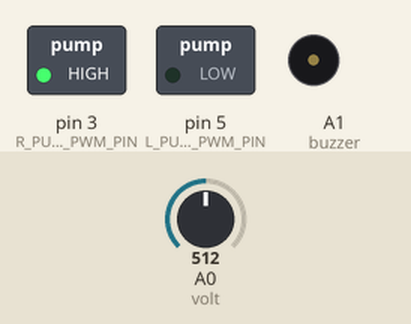
Recording of a sketch running on a simulated Arduino Uno, built with avr-gcc and run on an emulated ATmega328P. On the bench: switched loads named in the sketch (green lamp = pin HIGH), buzzer (waves = sounding, pin HIGH). The inputs (shaded band) are chosen by the test bench; at power-on: A0 (volt) = 512. No radio packets arrive unless stated; pins used as bus, display or sensor lines are not drawn.

Above: at 1.2 s.
1.3 s: A0 (volt) set to 485
At 2.5 s:
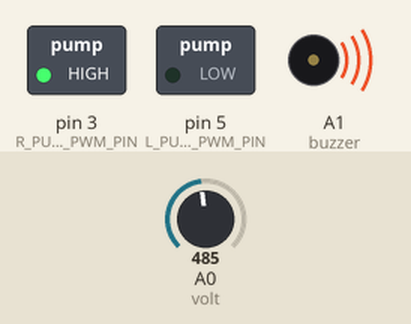
2.8 s: A0 (volt) set to 510
At 3.6 s:
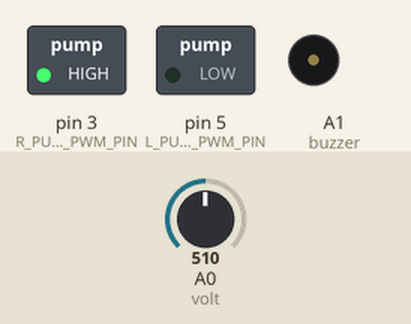
4.3 s: A0 (volt) set to 490
At 4.8 s:
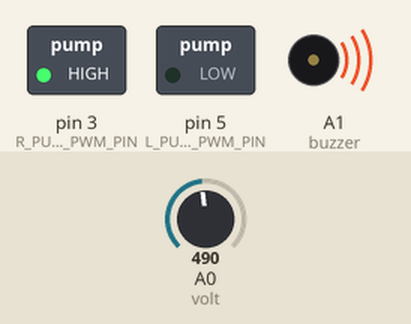
Timing chart, 0 to 7.3 s (numbered marks = the images above; inputs shaded):
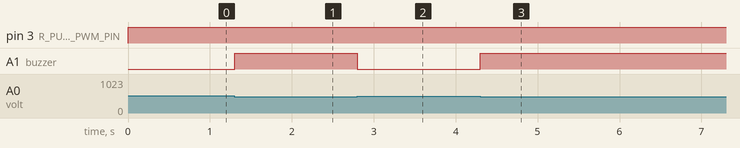

Measured:
- the behaviour switches between 501 and 500 on A0 (volt) (found by bisection; images 0 and 1)
- after the input at 1.3 s, A1 (buzzer): LOW → HIGH at once
- after the input at 2.8 s, A1 (buzzer): HIGH → LOW at once
- after the input at 4.3 s, A1 (buzzer): LOW → HIGH at once

The sketch:

waterCleaningBot.ino
```cpp
// RC Water Cleaning robot


/*
 *  Connection:
 *  PPM
 *  Channel 1-6 : Pins 8-13
*/


// output pins
#define bucket_dc_D1 2
#define bucket_dc_D2 7
#define bucket_dc_pwm 6
#define R_PUMP_POWER_PIN 1
#define R_PUMP_PWM_PIN 3
#define L_PUMP_POWER_PIN 4
#define L_PUMP_PWM_PIN 5

#define volt A0
#define buzzer A1
#define MIN_VOLT 500 // yet to be tested

#define protocol_pin 0 // if High, then PPM is used, else the nRf is used


/***********************************************************************************************************/
/******************************************     PPM Configuration ******************************************/
#define channels_used 3
#define BUCKET_CHANNEL 0
#define PUMP_CHANNEL_X 1
#define PUMP_CHANNEL_Y 2
/***********************************************************************************************************/
/***********************************************************************************************************/


/***********************************************************************************************************/
/******************************************     nRF Configuration ******************************************/
#include <SPI.h>
#include <nRF24L01.h>
#include <RF24.h>

#define CE 8
#define CSN 9
RF24 radio(CE, CSN);
const byte address[6] = "00100";

// Max size of this struct is 32 bytes - NRF24L01 buffer limit
struct data_pack {
  uint16_t j1PotX;
  uint16_t j1PotY;
  uint16_t j2PotX;
  uint16_t j2PotY;
  uint16_t pot1;
  uint16_t pot2;
  byte tSwitch1;
  byte tSwitch2;
  byte button1;
  byte button2;
  byte button3;
  byte button4;
  byte j1Button;
  byte j2Button;
};

data_pack data;
/***********************************************************************************************************/
/***********************************************************************************************************/


uint16_t pump_pwm_R, pump_pwm_L;


/*** PPM receiver pins ***/
const byte PPM_pins[] = {8, 9, 10, 11, 12, 13};
volatile uint16_t channels_pack[channels_used];
int16_t pwm_signal;


void setup() {

  // choosing the communication protocol
  if (digitalRead(protocol_pin)) {
    // If the signal is High, then PPM is used
    configure_PPM();
  }
  else {
    configure_nRF();
  }

  DDRD = 0b11111111;  // Set pins 0-7 to OUTPUT
  PORTD = 0b00000000; // Set pins 0-7 to LOW

  pinMode(buzzer, OUTPUT);
  digitalWrite(buzzer, LOW);
  pinMode(volt, INPUT);
}

void loop() {
  if (protocol_pin == LOW) {  // nRf is used
    get_nRF_data();
  }
  control_pump();
  move_bucket();
  check_volt();
}

void configure_PPM(){
  DDRB = 0b000000;   // set all port B pins to input
  PCICR = 0b000001;  // enable pin change interrupt 0
  PCMSK0 = 0b001111; // mask pins to trigger interrupt
  sei();             // enable interrupt globally
}


// Interrupt service routine
ISR(PCINT0_vect) {
  /*** code that runs when pin change interrupt 0 is triggered ***/
  // update the corresponding element in channels array with the time (1000 - 2000 microsecond)
  static long old_value[channels_used];
  static uint16_t previous_state;
  for (int i = 0; i < channels_used; i++) {
    if (!bitRead(previous_state, i) && bitRead(PINB, i)) // resembling rising edge
    {
      old_value[i] = micros();
    }
    if (bitRead(previous_state, i) && !bitRead(PINB, i)) // resembling falling edge
    {
      channels_pack[i] = micros() - old_value[i];
    }

  }
  previous_state = PINB;
}

void move_bucket() {
  if (channels_pack[BUCKET_CHANNEL] >= 1600) // resembling forward motion
  {
    // set speed
    pwm_signal = map(channels_pack[BUCKET_CHANNEL], 1600, 2000, 0, 255);
    analogWrite(bucket_dc_pwm, pwm_signal);
    // set direction
    digitalWrite(bucket_dc_D1, HIGH);
    digitalWrite(bucket_dc_D2, LOW);
  }
  if (channels_pack[BUCKET_CHANNEL] <= 1400) // resembling backward motion
  {
    // set speed
    pwm_signal = map(channels_pack[BUCKET_CHANNEL], 1000, 1400, 255, 0);
    analogWrite(bucket_dc_pwm, pwm_signal);
    // set direction
    digitalWrite(bucket_dc_D1, LOW);
    digitalWrite(bucket_dc_D2, HIGH);
  }
  if (channels_pack[BUCKET_CHANNEL] > 1400 && channels_pack[BUCKET_CHANNEL] < 1600) // resembling no motion
  {
    digitalWrite(bucket_dc_D1, LOW);
    digitalWrite(bucket_dc_D2, LOW);
  }
}

void control_pump() {
  int x = channels_pack[PUMP_CHANNEL_X];
  int y = channels_pack[PUMP_CHANNEL_Y];
  pump_pwm_R = constrain((max((y - 1500), 0) + (1500 - x)), 0, 500);
  pump_pwm_R = map(pump_pwm_R, 0, 500, 0, 255);
  pump_pwm_L = constrain((max((y - 1500), 0) - (1500 - x)), 0, 500);
  pump_pwm_L = map(pump_pwm_L, 0, 500, 0, 255);
  if (pump_pwm_R > 10) {
    digitalWrite(R_PUMP_POWER_PIN, HIGH);
    analogWrite(R_PUMP_PWM_PIN, pump_pwm_R);
  }
  else
  {
    digitalWrite(R_PUMP_POWER_PIN, LOW);
  }

  if (pump_pwm_L > 10) {
    digitalWrite(L_PUMP_POWER_PIN, HIGH);
    analogWrite(L_PUMP_PWM_PIN, pump_pwm_L);
  }
  else
  {
    digitalWrite(L_PUMP_POWER_PIN, LOW);
  }
}


void configure_nRF() {
  radio.begin();
  radio.openReadingPipe(0, address);
  radio.startListening(); //  Set the module as receiver
}

void get_nRF_data() {
  /*
   * Get data from the nRF data struct.
   * Mapping the data to the same range in which the PPM signals are and
   * saving the data to the same block in memoryto generalize the control
   * code.
   */
  channels_pack[BUCKET_CHANNEL] = map(data.j2PotY, 0, 1023, 1000, 2000);
  channels_pack[PUMP_CHANNEL_X] = map(data.j1PotX, 0, 1023, 1000, 2000);
  channels_pack[PUMP_CHANNEL_Y] = map(data.j1PotY, 0, 1023, 1000, 2000);
}

void check_volt() {
  if (analogRead(volt) <= MIN_VOLT) {
    digitalWrite(buzzer, HIGH);
  }
  else
  {
    digitalWrite(buzzer, LOW);
  }
}
```
